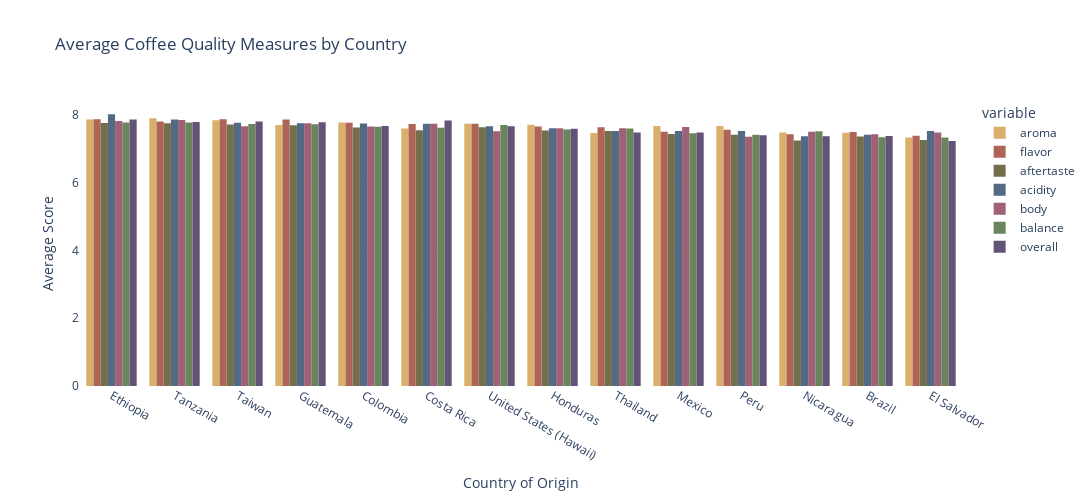

The cell this chart's notebook holds for it:
### Markdown cell above
### Coffee Quality by Country

### Code cell
# Compare average coffee quality in countries with 4 or more batches
top_countries = coffee['country_of_origin'].value_counts().reset_index().rename(columns={'country_of_origin':'number_of_countries'})

top_countries = top_countries[top_countries['number_of_countries'] >= 4]['index']

quality_by_country = px.histogram(coffee[coffee['country_of_origin'].isin(top_countries)], x='country_of_origin', 
                                  y=['aroma', 'flavor', 'aftertaste', 'acidity', 'body', 'balance', 'overall'], 
                                  histfunc="avg", title='Average Coffee Quality Measures by Country', 
                                  barmode='group', width=1200, height=500,
                                  color_discrete_sequence=[px.colors.qualitative.Antique[1],
                                                                            px.colors.qualitative.Antique[2],
                                                                            px.colors.qualitative.Antique[3],
                                                                            px.colors.qualitative.Antique[4],
                                                                            px.colors.qualitative.Antique[8],
                                                                            px.colors.qualitative.Antique[6],
                                                                            px.colors.qualitative.Antique[5]])

quality_by_country.update_layout({
    'plot_bgcolor':'rgba(0, 0, 0, 0)',
    'paper_bgcolor':'rgba(0, 0, 0, 0)'
})

quality_by_country.update_layout(xaxis={'categoryorder':'total descending'})
quality_by_country.update_layout(yaxis_title='Average Score', xaxis_title='Country of Origin')

quality_by_country.show()

### Figure 1 — Plotly figure (JSON) as saved in the notebook; plotly's stock layout.template omitted (floating-point values rounded to 4 significant figures; data arrays with more than 128 entries replaced by an {"elided": "..."} marker saying what was removed)
{"data": [{"alignmentgroup": "True", "bingroup": "x", "histfunc": "avg", "hovertemplate": "variable=aroma<br>country_of_origin=%{x}<br>avg of value=%{y}<extra></extra>", "legendgroup": "aroma", "marker": {"color": "rgb(217, 175, 107)", "pattern": {"shape": ""}}, "name": "aroma", "offsetgroup": "aroma", "orientation": "v", "showlegend": true, "type": "histogram", "x": {"elided": "183 str values"}, "xaxis": "x", "y": {"elided": "183 float values"}, "yaxis": "y"}, {"alignmentgroup": "True", "bingroup": "x", "histfunc": "avg", "hovertemplate": "variable=flavor<br>country_of_origin=%{x}<br>avg of value=%{y}<extra></extra>", "legendgroup": "flavor", "marker": {"color": "rgb(175, 100, 88)", "pattern": {"shape": ""}}, "name": "flavor", "offsetgroup": "flavor", "orientation": "v", "showlegend": true, "type": "histogram", "x": {"elided": "183 str values"}, "xaxis": "x", "y": {"elided": "183 float values"}, "yaxis": "y"}, {"alignmentgroup": "True", "bingroup": "x", "histfunc": "avg", "hovertemplate": "variable=aftertaste<br>country_of_origin=%{x}<br>avg of value=%{y}<extra></extra>", "legendgroup": "aftertaste", "marker": {"color": "rgb(115, 111, 76)", "pattern": {"shape": ""}}, "name": "aftertaste", "offsetgroup": "aftertaste", "orientation": "v", "showlegend": true, "type": "histogram", "x": {"elided": "183 str values"}, "xaxis": "x", "y": {"elided": "183 float values"}, "yaxis": "y"}, {"alignmentgroup": "True", "bingroup": "x", "histfunc": "avg", "hovertemplate": "variable=acidity<br>country_of_origin=%{x}<br>avg of value=%{y}<extra></extra>", "legendgroup": "acidity", "marker": {"color": "rgb(82, 106, 131)", "pattern": {"shape": ""}}, "name": "acidity", "offsetgroup": "acidity", "orientation": "v", "showlegend": true, "type": "histogram", "x": {"elided": "183 str values"}, "xaxis": "x", "y": {"elided": "183 float values"}, "yaxis": "y"}, {"alignmentgroup": "True", "bingroup": "x", "histfunc": "avg", "hovertemplate": "variable=body<br>country_of_origin=%{x}<br>avg of value=%{y}<extra></extra>", "legendgroup": "body", "marker": {"color": "rgb(160, 97, 119)", "pattern": {"shape": ""}}, "name": "body", "offsetgroup": "body", "orientation": "v", "showlegend": true, "type": "histogram", "x": {"elided": "183 str values"}, "xaxis": "x", "y": {"elided": "183 float values"}, "yaxis": "y"}, {"alignmentgroup": "True", "bingroup": "x", "histfunc": "avg", "hovertemplate": "variable=balance<br>country_of_origin=%{x}<br>avg of value=%{y}<extra></extra>", "legendgroup": "balance", "marker": {"color": "rgb(104, 133, 92)", "pattern": {"shape": ""}}, "name": "balance", "offsetgroup": "balance", "orientation": "v", "showlegend": true, "type": "histogram", "x": {"elided": "183 str values"}, "xaxis": "x", "y": {"elided": "183 float values"}, "yaxis": "y"}, {"alignmentgroup": "True", "bingroup": "x", "histfunc": "avg", "hovertemplate": "variable=overall<br>country_of_origin=%{x}<br>avg of value=%{y}<extra></extra>", "legendgroup": "overall", "marker": {"color": "rgb(98, 83, 119)", "pattern": {"shape": ""}}, "name": "overall", "offsetgroup": "overall", "orientation": "v", "showlegend": true, "type": "histogram", "x": {"elided": "183 str values"}, "xaxis": "x", "y": {"elided": "183 float values"}, "yaxis": "y"}], "layout": {"barmode": "group", "height": 500, "legend": {"title": {"text": "variable"}, "tracegroupgap": 0}, "paper_bgcolor": "rgba(0, 0, 0, 0)", "plot_bgcolor": "rgba(0, 0, 0, 0)", "title": {"text": "Average Coffee Quality Measures by Country"}, "width": 1200, "xaxis": {"anchor": "y", "categoryorder": "total descending", "domain": [0, 1], "title": {"text": "Country of Origin"}}, "yaxis": {"anchor": "x", "domain": [0, 1], "title": {"text": "Average Score"}}}}
